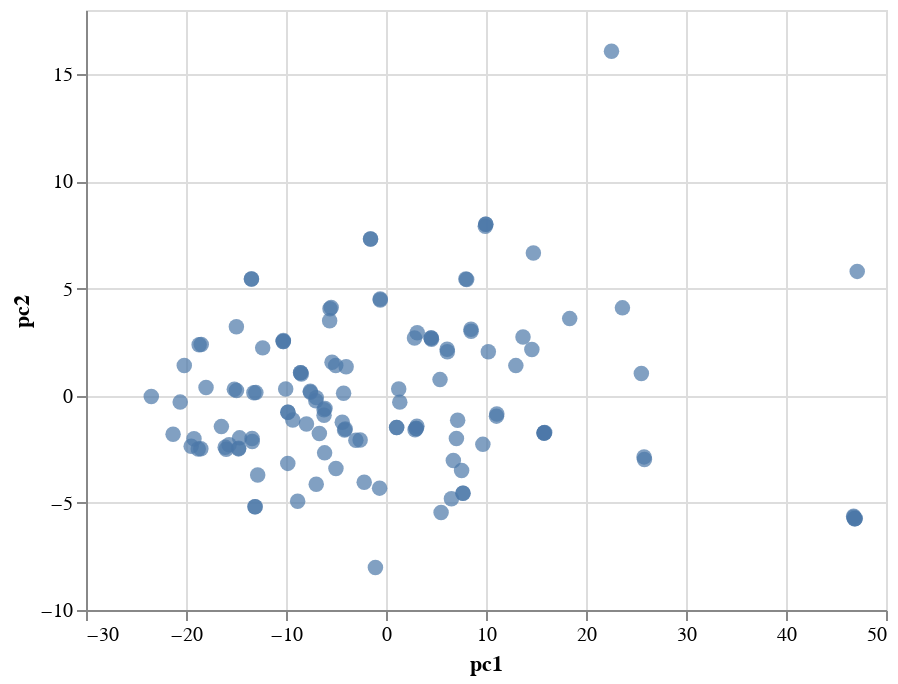

Source (notebook cell):
### Code cell
visualize_embeds(output_w2v_inv, csv, tooltip=['word', 'Text'])

### Figure 1 — Vega-Lite specification as saved in the notebook (floating-point values rounded to 4 significant figures; data arrays with more than 128 entries replaced by an {"elided": "..."} marker saying what was removed)
{"config": {"view": {"continuousWidth": 400, "continuousHeight": 300}}, "data": {"name": "data-ced3aca4d3aff93a10fe9f618b5e6c26"}, "mark": {"type": "circle", "size": 60}, "encoding": {"tooltip": [{"type": "nominal", "field": "word"}, {"type": "nominal", "field": "Text"}], "x": {"type": "quantitative", "field": "pc1"}, "y": {"type": "quantitative", "field": "pc2"}}, "selection": {"selector004": {"type": "interval", "bind": "scales", "encodings": ["x", "y"]}}, "$schema": "https://vega.github.io/schema/vega-lite/v4.8.1.json", "datasets": {"data-ced3aca4d3aff93a10fe9f618b5e6c26": {"elided": "129 records"}}}
